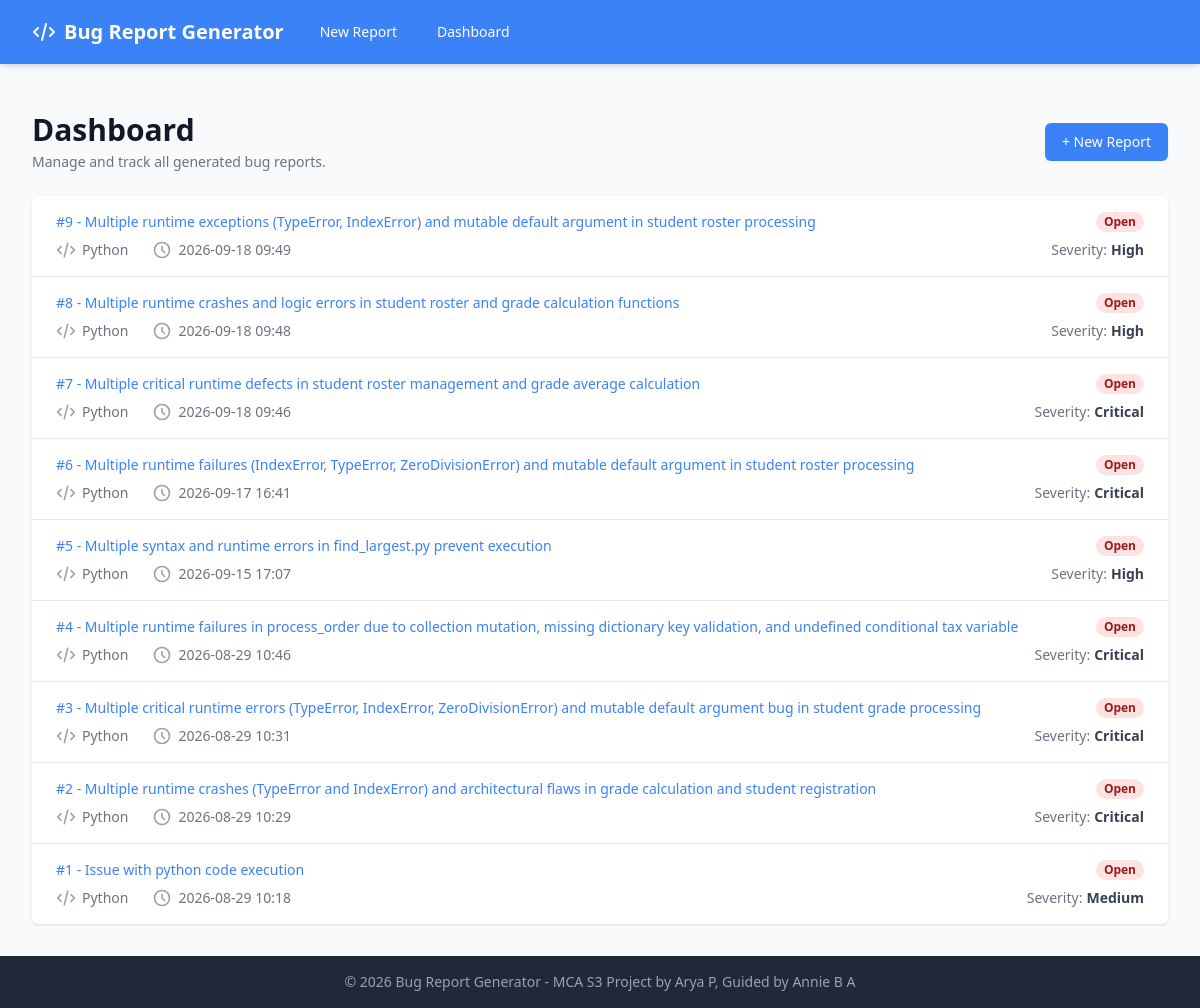
Page /dashboard on the earlier database version.
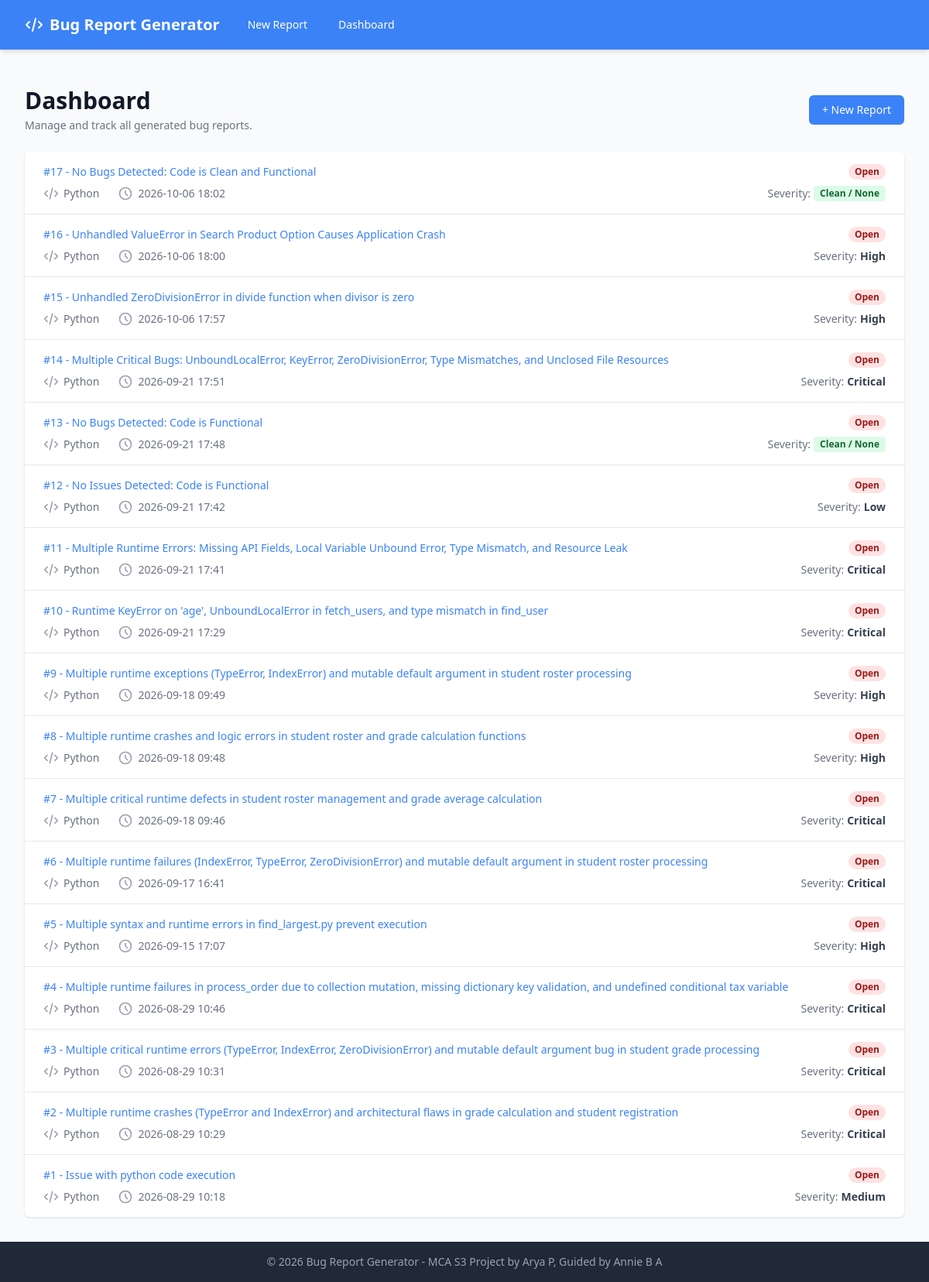
Same page on the later database version.
### app.py (models this page shows, shortened)
class BugReport(db.Model):
    id = db.Column(db.Integer, primary_key=True)
    title = db.Column(db.String(200), nullable=False)
    description = db.Column(db.Text, nullable=False)
    steps_to_reproduce = db.Column(db.Text, nullable=False)
    expected_result = db.Column(db.Text, nullable=False)
    actual_result = db.Column(db.Text, nullable=False)
    severity = db.Column(db.String(50), nullable=False)
    priority = db.Column(db.String(50), nullable=False)
    status = db.Column(db.String(50), default='Open')
    language = db.Column(db.String(50), nullable=True)
    code_snippet = db.Column(db.Text, nullable=True)
    fixed_code_snippet = db.Column(db.Text, nullable=True)
    notes = db.Column(db.Text, nullable=True)
    created_at = db.Column(db.DateTime, default=datetime.datetime.utcnow)

### app.py (the view)
@app.route('/dashboard')
def dashboard():
    reports = BugReport.query.order_by(BugReport.created_at.desc()).all()
    return render_template('dashboard.html', reports=reports)

### templates/dashboard.html (shortened to what this page needs)
{% extends "base.html" %}
{% block content %}
<div class="mb-6 flex justify-between items-center">
    <div>
        <h1 class="text-3xl font-bold text-gray-900">Dashboard</h1>
        <p class="text-sm text-gray-500 mt-1">Manage and track all generated bug reports.</p>
    </div>
    <a href="{{ url_for('index') }}" class="inline-flex items-center px-4 py-2 border border-transparent rounded-md shadow-sm text-sm font-medium text-white bg-brand hover:bg-blue-700">
        + New Report
    </a>
</div>
<div class="bg-white shadow overflow-hidden sm:rounded-md">
    {% if reports %}
    <ul class="divide-y divide-gray-200">
        {% for report in reports %}
        <li>
            <a href="{{ url_for('report_detail', report_id=report.id) }}" class="block hover:bg-gray-50 transition duration-150 ease-in-out">
                <div class="px-4 py-4 sm:px-6">
                    <div class="flex items-center justify-between">
                        <p class="text-sm font-medium text-brand truncate">
                            #{{ report.id }} - {{ report.title }}
                        </p>
                        <div class="ml-2 flex-shrink-0 flex">
                            {% if report.status == 'Open' %}
                                <span class="px-2 inline-flex text-xs leading-5 font-semibold rounded-full bg-red-100 text-red-800">Open</span>
                            {% elif report.status == 'In Progress' %}
                                <span class="px-2 inline-flex text-xs leading-5 font-semibold rounded-full bg-yellow-100 text-yellow-800">In Progress</span>
                            {% elif report.status == 'Resolved' %}
                                <span class="px-2 inline-flex text-xs leading-5 font-semibold rounded-full bg-green-100 text-green-800">Resolved</span>
                            {% elif report.status == 'Closed' %}
                                <span class="px-2 inline-flex text-xs leading-5 font-semibold rounded-full bg-gray-100 text-gray-800">Closed</span>
                            {% endif %}
                        </div>
                    </div>
                    <div class="mt-2 sm:flex sm:justify-between">
                        <div class="sm:flex">
                            <p class="flex items-center text-sm text-gray-500">
                                <svg class="flex-shrink-0 mr-1.5 h-5 w-5 text-gray-400" fill="none" viewBox="0 0 24 24" stroke="currentColor">
                                    <path stroke-linecap="round" stroke-linejoin="round" stroke-width="2" d="M10 20l4-16m4 4l4 4-4 4M6 16l-4-4 4-4" />
                                </svg>
                                {{ report.language | capitalize }}
                            </p>
                            <p class="mt-2 flex items-center text-sm text-gray-500 sm:mt-0 sm:ml-6">
                                <svg class="flex-shrink-0 mr-1.5 h-5 w-5 text-gray-400" fill="none" viewBox="0 0 24 24" stroke="currentColor">
                                    <path stroke-linecap="round" stroke-linejoin="round" stroke-width="2" d="M12 8v4l3 3m6-3a9 9 0 11-18 0 9 9 0 0118 0z" />
                                </svg>
                                {{ report.created_at.strftime('%Y-%m-%d %H:%M') }}
                            </p>
                        </div>
                        <div class="mt-2 flex items-center text-sm text-gray-500 sm:mt-0">
                            Severity:
                            {% if report.severity in ['None', 'N/A'] %}
                                <span class="ml-1 px-2 py-0.5 text-xs font-semibold rounded bg-green-100 text-green-800">Clean / None</span>
                            {% else %}
                                <span class="ml-1 font-semibold text-gray-700">{{ report.severity }}</span>
                            {% endif %}
                        </div>
                    </div>
                </div>
            </a>
        </li>
        {% endfor %}
    </ul>
    {% endif %}
</div>
{% endblock %}

### templates/base.html (shortened to what this page needs)
<!DOCTYPE html>
<html lang="en">
<head>
    <script src="https://cdn.tailwindcss.com"></script>
    <link rel="stylesheet" href="https://cdnjs.cloudflare.com/ajax/libs/highlight.js/11.8.0/styles/github-dark.min.css">
</head>
<body class="bg-gray-50 text-gray-800 font-sans min-h-screen flex flex-col">
    <nav class="bg-brand text-white shadow-md">
        <div class="max-w-7xl mx-auto px-4 sm:px-6 lg:px-8">
            <div class="flex justify-between h-16">
                <div class="flex items-center">
                    <a href="{{ url_for('index') }}" class="flex-shrink-0 flex items-center font-bold text-xl">
                        <svg class="h-6 w-6 mr-2" fill="none" viewBox="0 0 24 24" stroke="currentColor">
                            <path stroke-linecap="round" stroke-linejoin="round" stroke-width="2" d="M10 20l4-16m4 4l4 4-4 4M6 16l-4-4 4-4" />
                        </svg>
                        Bug Report Generator
                    </a>
                    <div class="hidden sm:ml-6 sm:flex sm:space-x-4">
                        <a href="{{ url_for('index') }}" class="hover:bg-blue-600 px-3 py-2 rounded-md text-sm font-medium">New Report</a>
                        <a href="{{ url_for('dashboard') }}" class="hover:bg-blue-600 px-3 py-2 rounded-md text-sm font-medium">Dashboard</a>
                    </div>
                </div>
            </div>
        </div>
    </nav>
    <main class="flex-grow max-w-7xl mx-auto px-4 sm:px-6 lg:px-8 py-8 w-full">
        {% block content %}{% endblock %}
    </main>
    <footer class="bg-gray-800 text-white py-4 mt-auto">
        <div class="max-w-7xl mx-auto px-4 text-center text-sm text-gray-400">
            &copy; 2026 Bug Report Generator - MCA S3 Project by Arya P, Guided by Annie B A
        </div>
    </footer>
</body>
</html>

Differences in the rows shown:
added BugReport: id "17", title "No Bugs Detected: Code is Clean and Functional", status "Open", language "Python", created_at "2026-10-06 18:02", severity "Clean / None"
added BugReport: id "16", title "Unhandled ValueError in Search Product Option Causes Application Crash", status "Open", language "Python", created_at "2026-10-06 18:00", severity "High"
added BugReport: id "15", title "Unhandled ZeroDivisionError in divide function when divisor is zero", status "Open", language "Python", created_at "2026-10-06 17:57", severity "High"
added BugReport: id "14", title "Multiple Critical Bugs: UnboundLocalError, KeyError, ZeroDivisionError, Type Mismatches, and Unclosed File Resources", status "Open", language "Python", created_at "2026-09-21 17:51", severity "Critical"
added BugReport: id "13", title "No Bugs Detected: Code is Functional", status "Open", language "Python", created_at "2026-09-21 17:48", severity "Clean / None"
added BugReport: id "12", title "No Issues Detected: Code is Functional", status "Open", language "Python", created_at "2026-09-21 17:42", severity "Low"
added BugReport: id "11", title "Multiple Runtime Errors: Missing API Fields, Local Variable Unbound Error, Type Mismatch, and Resource Leak", status "Open", language "Python", created_at "2026-09-21 17:41", severity "Critical"
added BugReport: id "10", title "Runtime KeyError on 'age', UnboundLocalError in fetch_users, and type mismatch in find_user", status "Open", language "Python", created_at "2026-09-21 17:29", severity "Critical"
